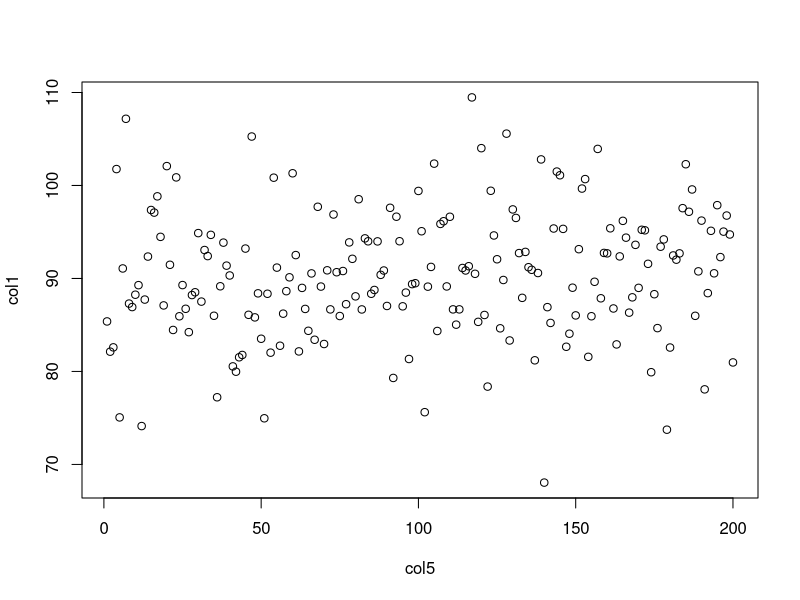
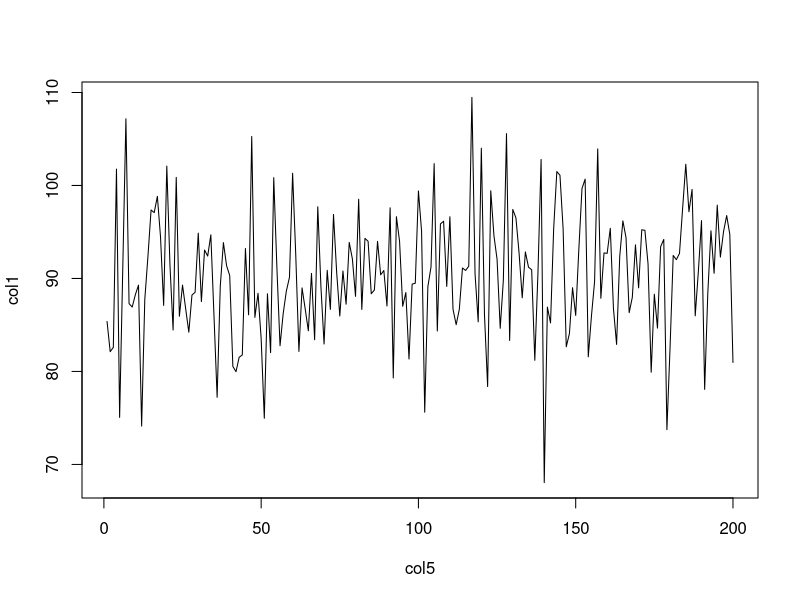
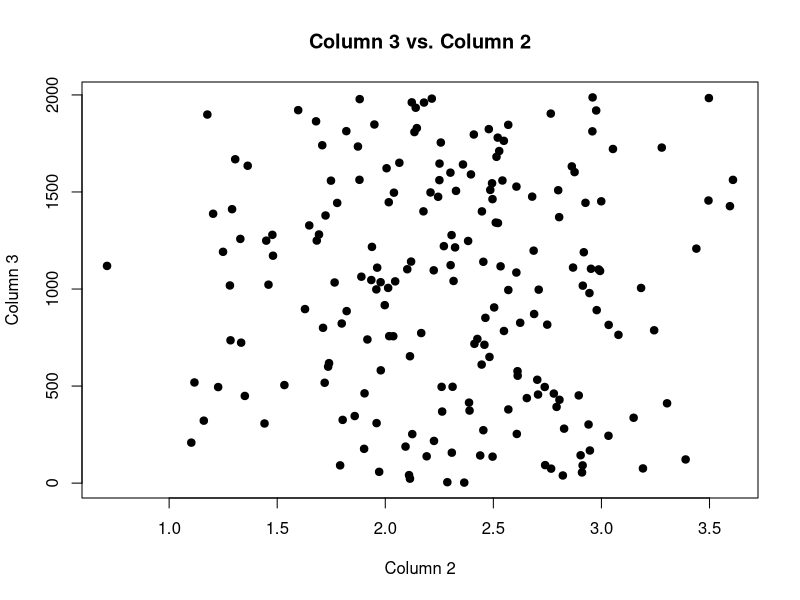
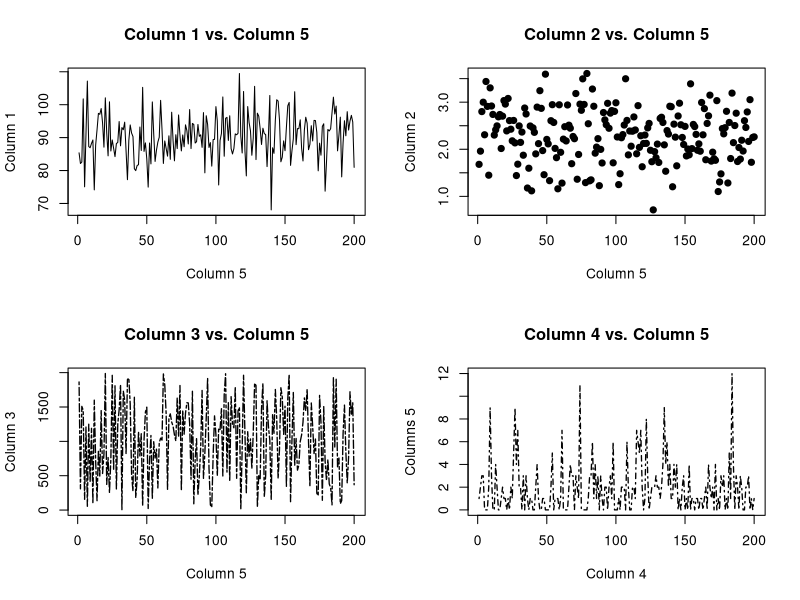
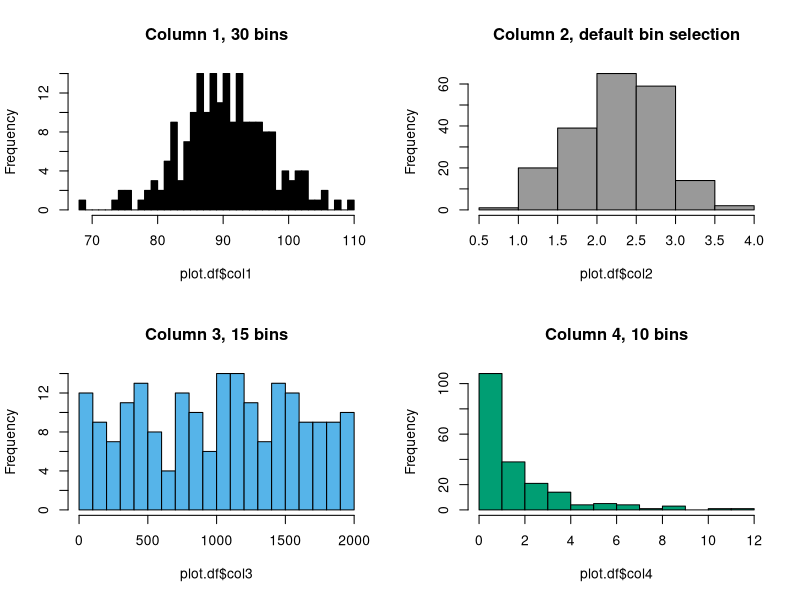
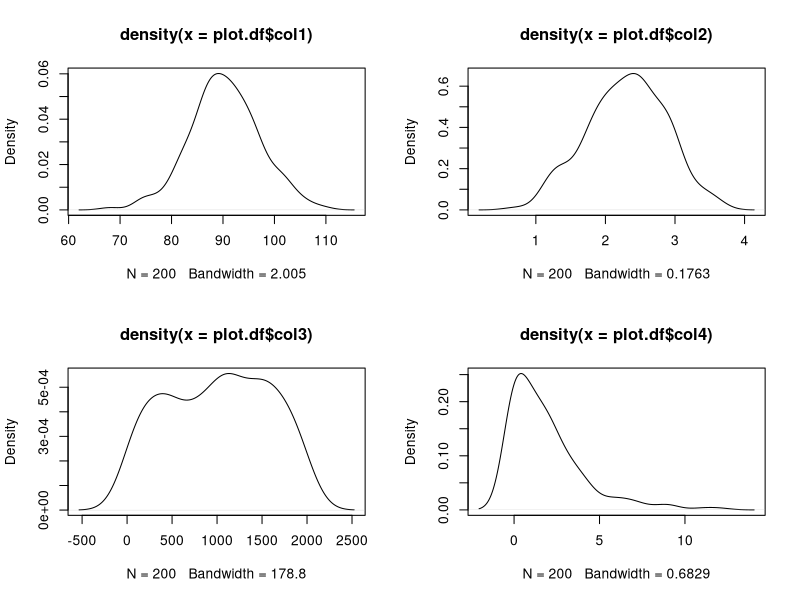
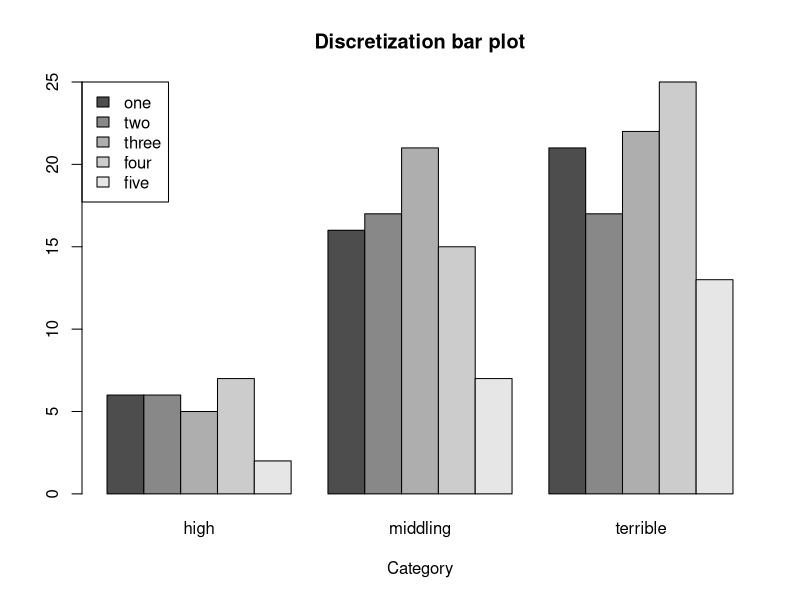
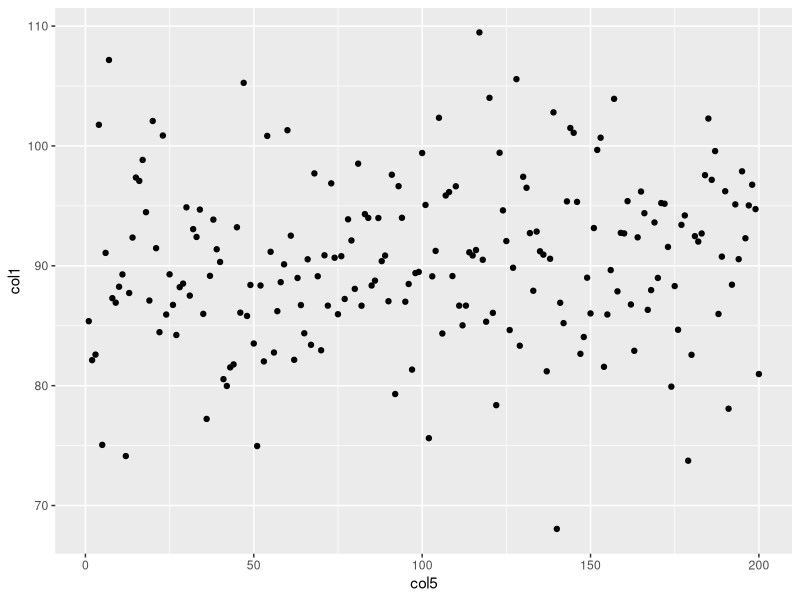

Source code (R) for these figures, in order: (Note: this script raises an error after producing the figures.)
#!/usr/bin/env Rscript

# describes how to make plots in base R
# introduction to ggplot


# grouping data -----------------------------------------------------------

# will use both plyr and dplyr
# when importing both, load plyr, then dplyr

library(plyr)
library(dplyr)

RNGkind('Mersenne-Twister')
set.seed(86519883)
old.seed <- .Random.seed

col1 = rlnorm(n = 200, meanlog = 4.5, sdlog = 0.08)
col2 = rnorm(n = 200, mean = 2.3, sd = 0.57)
col3 = runif(n = 200, min = 0, max = 2000)
col4 = rgeom(n = 200, prob = 0.34)
col5 = seq(1, 200, 1)

plot.df <- data.frame(col1, col2, col3, col4, col5)

head(plot.df)

# formula notation for a plot;
# uses form y ~ x
# scatter plot by default
plot(col1 ~ col5, data = plot.df)
plot(col1 ~ col5, data = plot.df, type = 'l')


# scatter plot without the default plot shape and size
plot(col3 ~ col2, data = plot.df, pch = 19, 
     xlab = 'Column 2', ylab = 'Column 3',
     main = 'Column 3 vs. Column 2')

# adding subplots and different types
par(mfrow = c(2, 2))

plot(col1 ~ col5, data = plot.df, type = 'l',
     ylab = 'Column 1', xlab = 'Column 5',
     main = 'Column 1 vs. Column 5')

plot(col2 ~ col5, data = plot.df, pch = 19, 
     xlab = 'Column 5', ylab = 'Column 2',
     main = 'Column 2 vs. Column 5')

plot(col3 ~ col5, data = plot.df,
     type = 'l', lty = 6, lwd = 1.3,
     ylab = 'Column 3', xlab = 'Column 5',
     main = 'Column 3 vs. Column 5')

plot(col4 ~ col5, data = plot.df, 
     type = 'l', lty = 4, lwd = 1.3,
     ylab = 'Columns 5', xlab = 'Column 4',
     main = 'Column 4 vs. Column 5')


# histograms and kernel density estimates ---------------------------------

# create categorical variables

random.nums <- runif(n = nrow(plot.df), min = 0, max = 1)

high <- random.nums > 0.85
middling <- random.nums <= 0.85 & random.nums > 0.5
just.ugh <- random.nums <= 0.5

# creates null vector
plot.df$Category <- NA

plot.df[high, 'Category'] <- 'high'
plot.df[middling, 'Category'] <- 'middling'
plot.df[just.ugh, 'Category'] <- 'terrible'

head(plot.df)

summary(plot.df)
str(plot.df)
dplyr::glimpse(plot.df)

# here is a good chance to introduce various additional summaries

min(plot.df$col1)
max(plot.df$col2)
range(plot.df$col4)
fivenum(plot.df$col5)


# basic histograms

hist(plot.df$col1, col = '#000000', main = 'Column 1, 30 bins',
     breaks = 30)

hist(plot.df$col2, col = '#999999', main = 'Column 2, default bin selection')

hist(plot.df$col3, col = '#56B4E9', main = 'Column 3, 15 bins', 
     breaks = 15)

hist(plot.df$col4, col = '#009E73', main = 'Column 4, 10 bins', 
     breaks = 10)


# basic kernel density estimates

plot(density(plot.df$col1))
plot(density(plot.df$col2))
plot(density(plot.df$col3))
plot(density(plot.df$col4))

# binning columns

col3.bins <- seq(1, 2220, 440)
col3.labels = c('one', 'two', 'three', 'four', 'five')

plot.df$col3Cut <- 
  cut(plot.df$col3, breaks = col3.bins, labels = col3.labels, 
      include.lowest = TRUE, right = TRUE)

head(plot.df)


# grouping columns
# two ways to group: use plyr or dplyr

# cross-tabulation is similar to initial Python example (get counts)
# notice that the order of columns and rows is different

plot.df.xtabs <- xtabs( ~ col3Cut + Category, data = plot.df)

par(mfrow = c(1,1))
barplot(plot.df.xtabs, beside = TRUE, main = 'Discretization bar plot',
        legend.text = TRUE, xlab = 'Category',
        args.legend = list(x = 'topleft'))

# grouping with plyr and dplyr

# using plyr
plot.df.plyr <- 
  ddply(plot.df, .(Category), summarize,
        meanCol1 = mean(col1, na.rm = TRUE), 
        meanCol2 = mean(col2, na.rm = TRUE),
        meanCol3 = mean(col3, na.rm = TRUE),
        meanCol4 = mean(col4),
        varCol1 = var(col1, na.rm = TRUE), 
        varCol2 = var(col2, na.rm = TRUE),
        varCol3 = var(col3, na.rm = TRUE),
        varCol4 = var(col4))

plot.df.plyr

# using dplyr
# notice the similarities with pandas
plot.df.dplyr <- 
  group_by(plot.df, Category) %>% 
  summarize(meanCol1 = mean(col1, na.rm = TRUE), 
            meanCol2 = mean(col2, na.rm = TRUE),
            meanCol3 = mean(col3, na.rm = TRUE),
            meanCol4 = mean(col4),
            varCol1 = var(col1, na.rm = TRUE), 
            varCol2 = var(col2, na.rm = TRUE),
            varCol3 = var(col3, na.rm = TRUE),
            varCol4 = var(col4))

plot.df.dplyr


# introduction to ggplot2 -------------------------------------------------

# see also library(help = 'ggplot2') and the RStudio cheatsheet
# for what can be dome with ggplot2

library(ggplot2)

ggplot(plot.df, aes(x = col5, y = col1)) +
  geom_point()

ggplot(plot.df, aes(x = col5, y = col1)) +
  geom_line()

# scatter plot without the default plot shape and size
ggplot(plot.df, aes(x = col5, y = col1)) +
  geom_line()

# note that filled circle (pch = 19) is the default in ggplot
ggplot(plot.df, aes(x = col2, y = col3)) +
  geom_point(shape = 21) +
  xlab('Column 2') + ylab('Column3') + 
  ggtitle('Column 2 vs. Column 3')

# could also do this
ggplot(plot.df, aes(x = col2, y = col3)) +
  geom_point(shape = 21) +
  labs(x = 'Column 2', y = 'Column3', title = 'Column 2 vs. Column 3')

# adding subplots and different types
# to add subplots with ggplot2, need to use the grid package

library(grid)

grid.newpage()
pushViewport(viewport(layout = grid.layout(2,2)))

# can crete objects with ggplot commands
# use these to print to specific part of grid

col1.vs.col5.plot <- 
  ggplot(plot.df, aes(x = col5, y = col1)) +
  geom_line() + 
  labs(title = 'Column 1 vs. Column 5', x = 'Column 5', y = 'Column 1')

col2.vs.col5.plot <- 
  ggplot(plot.df, aes(x = col5, y = col2)) +
  geom_line() + 
  labs(title = 'Column 2 vs. Column 5', x = 'Column 5', y = 'Column 2')

col3.vs.col5.plot <- 
  ggplot(plot.df, aes(x = col5, y = col3)) +
  geom_line(linetype = 6, size = 1.3) + 
  labs(title = 'Column 3 vs. Column 5', x = 'Column 5', y = 'Column 3')

col4.vs.col5.plot <- 
  ggplot(plot.df, aes(x = col5, y = col4)) +
  geom_line(linetype = 'dotdash', size = 1.3) + 
  labs(title = 'Column 4 vs. Column 5', x = 'Column 5', y = 'Column 4')

print(col1.vs.col5.plot, 
      vp = viewport(layout.pos.row = 1, layout.pos.col = 1))

print(col2.vs.col5.plot, 
      vp = viewport(layout.pos.row = 1, layout.pos.col = 2))

print(col3.vs.col5.plot, 
      vp = viewport(layout.pos.row = 2, layout.pos.col = 1))

print(col4.vs.col5.plot, 
      vp = viewport(layout.pos.row = 2, layout.pos.col = 2))

# histograms and kernel density estimates in ggplot2 ----------------------

# histograms

ggplot(plot.df, aes(x = col1)) + 
  geom_histogram(fill = '#000000', binwidth = 1.25) + 
  labs(title = 'Column 1, 30 bins') + 
  theme_bw()

# fill controls inside bins, colour the outside
ggplot(plot.df, aes(x = col2)) + 
  geom_histogram(fill = '#999999', colour = '#000000') + 
  labs(title = 'Column 2, default bin selection') + 
  theme_bw()

ggplot(plot.df, aes(x = col3)) + 
  geom_histogram(fill = '#56B4E9', colour = '#000000',
                 binwidth = 140, alpha = 0.8) + 
  labs(title = 'Column 3, 15 bins') + 
  theme_bw()

ggplot(plot.df, aes(x = col4)) + 
  geom_histogram(fill = '#009E73', colour = '#000000',
                 binwidth = 1.2, alpha = 0.3) + 
  labs(title = 'Column 4, 10 bins')


# kernel density estimates
# not that ggplot picks a different rule of thumb to determine bandwidth

ggplot(plot.df, aes(x = col1)) + 
  geom_density(colour = '#000000') + 
  labs(title = 'Column 1') + 
  theme_bw()

# fill controls inside estimate, colour the outside
ggplot(plot.df, aes(x = col2)) + 
  geom_density(fill = '#999999', colour = '#000000') + 
  labs(title = 'Column 2') + 
  theme_bw()

ggplot(plot.df, aes(x = col3)) + 
  geom_density(fill = '#56B4E9', colour = '#56B4E9', alpha = 0.8) + 
  labs(title = 'Column 3') + 
  theme_bw()

# ntice that ggplot2 by defauly ends the KDE at the min and max values
ggplot(plot.df, aes(x = col4)) + 
  geom_density(fill = '#009E73', colour = '#009E73', alpha = 0.3) + 
  labs(title = 'Column 4')


# saving data -------------------------------------------------------------

# reusing data for advanced plotting script

save.path <- '~/GitHub/reproducible-research/Day-3/datasets'
save.image(file.path(save.path, '/basic-grouping-plotting.rda'))
